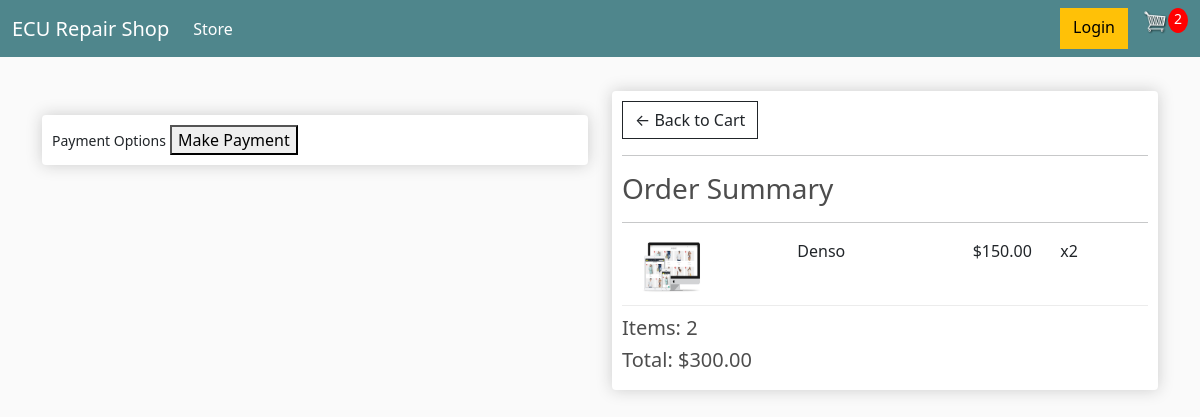
Before: /checkout/ (signed in) with the older database file.
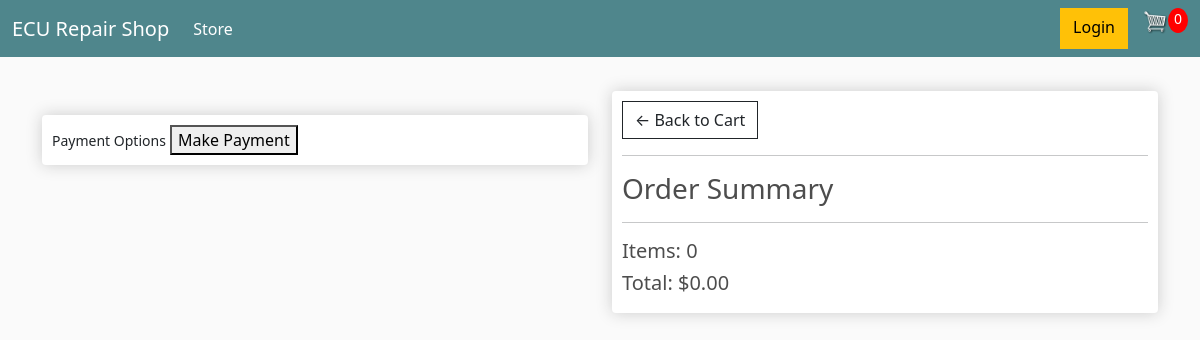
After: the same page with the newer database file.
### store/models.py (models this page shows, shortened)
class OrderItem(models.Model):
    product = models.ForeignKey(Product, on_delete=models.SET_NULL, null=True)
    order = models.ForeignKey(Order, on_delete=models.SET_NULL, null=True)
    quantity = models.IntegerField(default=0, null=True, blank=True)
    date_added = models.DateTimeField(auto_now_add=True)
    @property
    def get_total(self):
        total = self.product.price * self.quantity
        return total

class Product(models.Model):
    name = models.CharField(max_length=254)
    price = models.DecimalField(max_digits=7, decimal_places=2)
    digital = models.BooleanField(default=False, null=True, blank=True)
    image = models.ImageField(null=True, blank=True)
    @property
    def imageURL(self):
        try:
            url = self.image.url
        except:
            url = ''
        return url

class Order(models.Model):
    customer = models.ForeignKey(Customer, on_delete=models.SET_NULL, null=True, blank=True)
    date_ordered = models.DateTimeField(auto_now_add=True)
    complete = models.BooleanField(default=False, null=True, blank=False)
    transaction_id = models.CharField(max_length=254, null=True)
    @property
    def shipping(self):
        shipping = False
        orderitems = self.orderitem_set.all()
        for i in orderitems:
            if i.product.digital == False:
                shipping = True
        return shipping
    @property
    def get_cart_total(self):
        orderitems = self.orderitem_set.all()
        total = sum([item.get_total for item in orderitems])
        return total
    @property
    def get_cart_items(self):
        orderitems = self.orderitem_set.all()
        total = sum([item.quantity for item in orderitems])
        return total

### store/views.py (the view)
# urls.py: path('checkout/', views.checkout, name="checkout"),
def checkout(request):
    data = cartData(request)
    cartItems = data['cartItems']
    order = data['order']
    items = data['items']
    context = {'items': items, 'order': order, 'cartItems': cartItems}
    return render(request, 'store/checkout.html', context)

### store/utils.py (called while the page is built)
def cartData(request):
    if request.user.is_authenticated:
        customer = request.user.customer
        order, created = Order.objects.get_or_create(customer=customer, complete=False)
        items = order.orderitem_set.all()
        cartItems = order.get_cart_items
    else:
        cookieData = cookieCart(request)
        cartItems = cookieData['cartItems']
        order = cookieData['order']
        items = cookieData['items']
    return {'cartItems': cartItems, 'order': order, 'items': items}

### store/templates/store/checkout.html (shortened to what this page needs)
{% extends 'store/main.html' %}
{% load static %}
{% block content %}
    <div class="row">
        <div class="col-lg-6">
            <br>
            <div class="box-element hidden" id="payment-info">
                <small>Payment Options</small>
                <button id="make-payment">Make Payment</button>
            </div>
        </div>
        <div class="col-lg-6">
            <div class="box-element">
                <a class="btn btn-outline-dark" href="{% url 'cart' %}">&#x2190; Back to Cart</a>
                <hr>
                <h3>Order Summary</h3>
                <hr>
                {% for item in items %}
                    <div class="cart-row">
                        <div style="flex:2"><img class="row-image" src="{{ item.product.imageURL }}"></div>
                        <div style="flex:2">
                            <p>{{ item.product.name }}</p>
                        </div>
                        <div style="flex:1">
                            <p>${{ item.product.price }}</p>
                        </div>
                        <div style="flex:1">
                            <p>x{{ item.quantity }}</p>
                        </div>
                    </div>
                {% endfor %}
                <h5>Items: {{ order.get_cart_items }}</h5>
                <h5>Total: ${{ order.get_cart_total|floatformat:2 }}</h5>
            </div>
        </div>
    </div>
{% endblock %}

Changed rows visible on the page:
no longer on this page (row unchanged): OrderItem: product.imageURL (picture), product.name "Denso", product.price "150.00", quantity "2"
no longer on this page (row edited): Order: get_cart_items "2", get_cart_total "300.00"
added Order: get_cart_items "0", get_cart_total "0.00"
Other visible differences:
{{ cartItems }}: "2" → "0"
